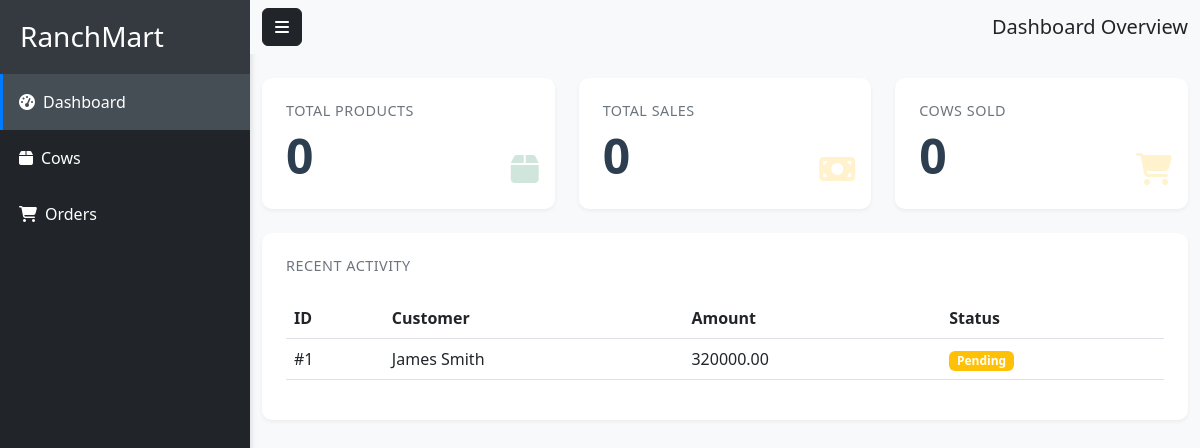
Page /user-dashboard/ (signed in) on the earlier database version.
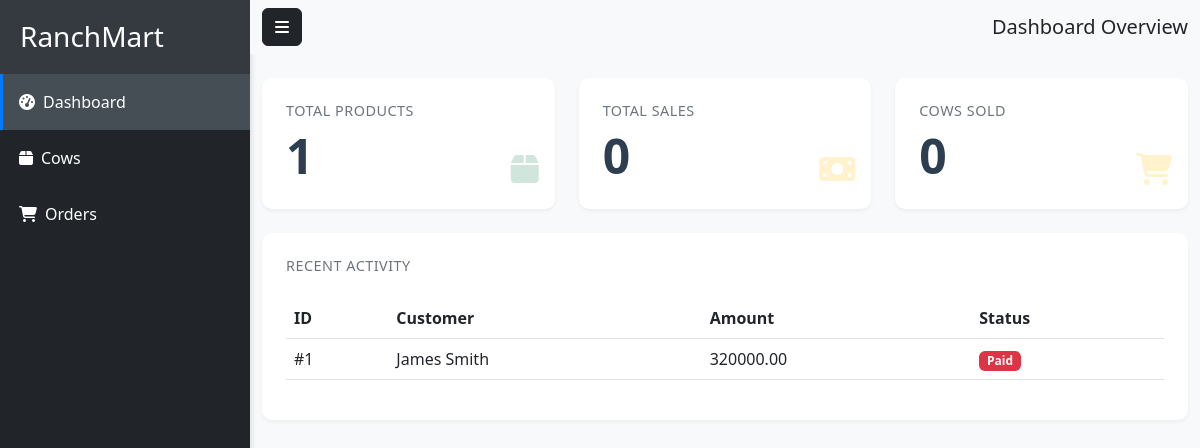
Same page on the later database version.
### orders/models.py (models this page shows, shortened)
class Order(AbstractBaseModel):
    user = models.ForeignKey("users.User", on_delete=models.CASCADE)
    total_cost = models.DecimalField(max_digits=100, decimal_places=2)
    amount_paid = models.DecimalField(max_digits=100, decimal_places=2, default=0)
    status = models.CharField(max_length=255, choices=STATUS_CHOICES)
    def __str__(self):
        return self.user.username

### users/models.py (models this page shows, shortened)
class User(AbstractBaseModel, AbstractUser):
    role = models.CharField(max_length=20, default="Customer")
    gender = models.CharField(max_length=10, null=True, blank=True)
    phone_number = models.CharField(max_length=10, null=True, blank=True)
    address = models.TextField(null=True, blank=True)
    city = models.CharField(max_length=100, null=True, blank=True)
    county = models.CharField(max_length=100, null=True, blank=True)
    country = models.CharField(max_length=100, null=True, blank=True)
    profile_picture = models.ImageField(upload_to="profile_pictures/", null=True, blank=True)

### core/views.py (the view)
# urls.py: path('user-dashboard/', non_admin_dashboard, name='user-dashboard'),
@login_required
def non_admin_dashboard(request):
    orders = Order.objects.filter(user=request.user)
    animals = Animal.objects.filter(owner=request.user)
    my_animal_sales = OrderItem.objects.filter(animal__owner=request.user)
    total_sales = sum(item.quantity * item.animal.price for item in my_animal_sales)
    sales_count = my_animal_sales.count()
    context = {
        "orders": orders,
        "animals_count": animals.count(),
        "orders_count": orders.count(),
        "my_animal_sales": my_animal_sales,
        "total_sales": total_sales,
        "sales_count": sales_count
    }
    print(context)
    return render(request, 'user_dashboard.html', context)

### templates/user_dashboard.html (shortened to what the changed rows need)
<!DOCTYPE html>
<html lang="en">
<head>
    <link href="https://cdn.jsdelivr.net/npm/bootstrap@5.3.0/dist/css/bootstrap.min.css" rel="stylesheet">
    <link rel="stylesheet" href="https://cdnjs.cloudflare.com/ajax/libs/font-awesome/6.4.0/css/all.min.css">
</head>
<body>
    <div class="wrapper">
        <div id="content">
            <div class="container mt-4">
                <div class="row g-4">
                    <div class="col-md-4">
                        <div class="card stat-card bg-white">
                            <div class="card-body position-relative">
                                <h5 class="card-title">Total Products</h5>
                                <p class="card-text display-5">{{ animals_count }}</p>
                                <div class="stat-icon">
                                    <i class="fas fa-box text-success"></i>
                                </div>
                            </div>
                        </div>
                    </div>
                </div>
                <div class="row mt-4">
                    <div class="col-12">
                        <div class="card stat-card bg-white">
                            <div class="card-body">
                                <div class="table-responsive">
                                    <table class="table table-hover">
                                        <thead>
                                            <tr>
                                                <th>ID</th>
                                                <th>Customer</th>
                                                <th>Amount</th>
                                                <th>Status</th>
                                            </tr>
                                        </thead>
                                        <tbody>
                                            {% for order in orders %}
                                            <tr>
                                                <td>#{{ order.id }}</td>
                                                <td>{{ order.user.first_name }} {{ order.user.last_name }}</td>
                                                <td>{{ order.total_cost }}</td>
                                                <td>
                                                    {% if order.status == 'Completed' %}
                                                        <span class="badge bg-success">{{ order.status }}</span>
                                                    {% elif order.status == 'Pending' %}
                                                        <span class="badge bg-warning">{{ order.status }}</span>
                                                    {% else %}
                                                        <span class="badge bg-danger">{{ order.status }}</span>
                                                    {% endif %}
                                                </td>
                                            </tr>
                                            {% endfor %}
                                        </tbody>
                                    </table>
                                </div>
                            </div>
                        </div>
                    </div>
                </div>
            </div>
        </div>
    </div>
</body>
</html>

Differences in the rows shown:
changed Order "James": status "Pending" → "Paid"
Other differences:
{{ animals_count }}: "0" → "1"
